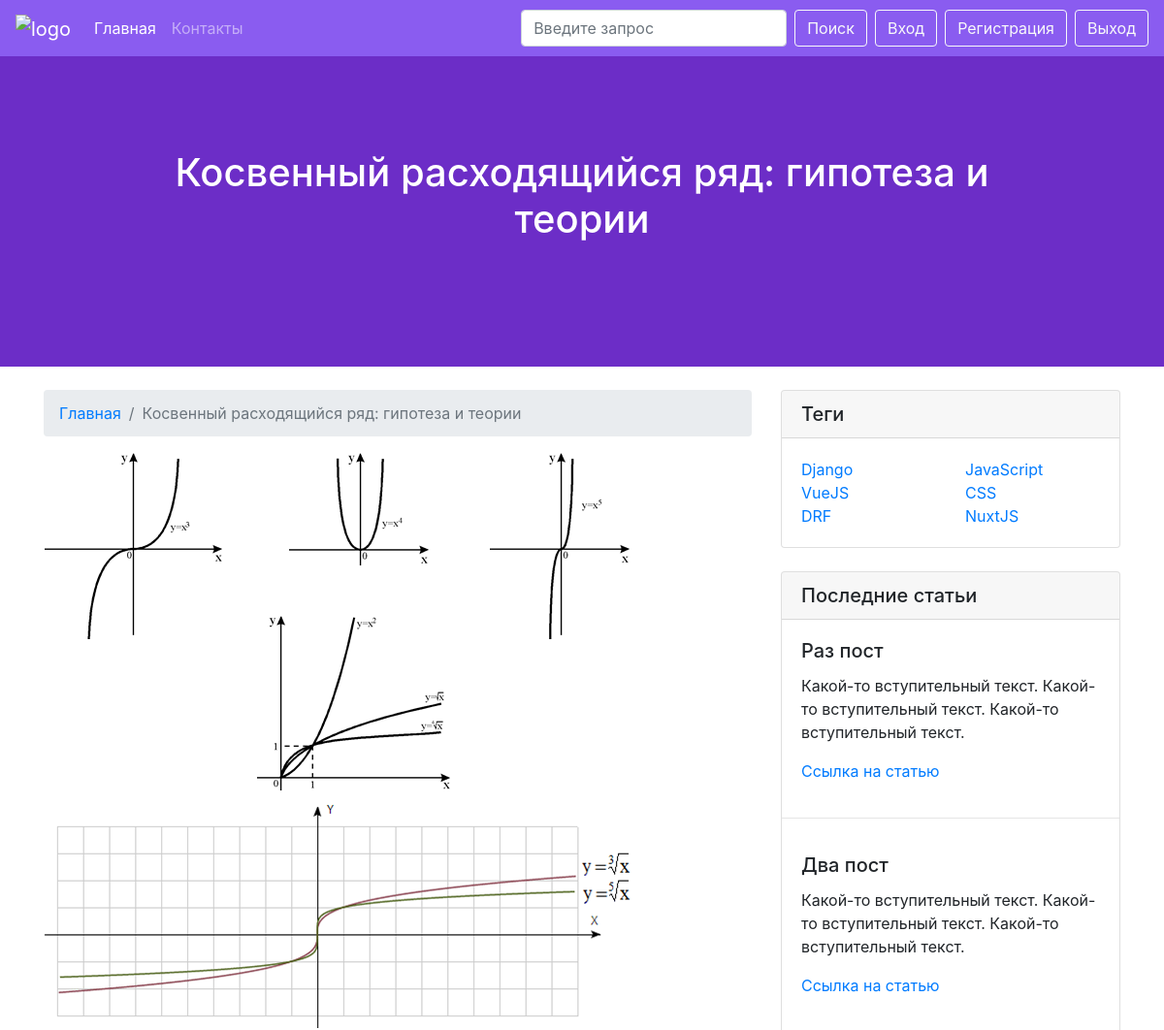
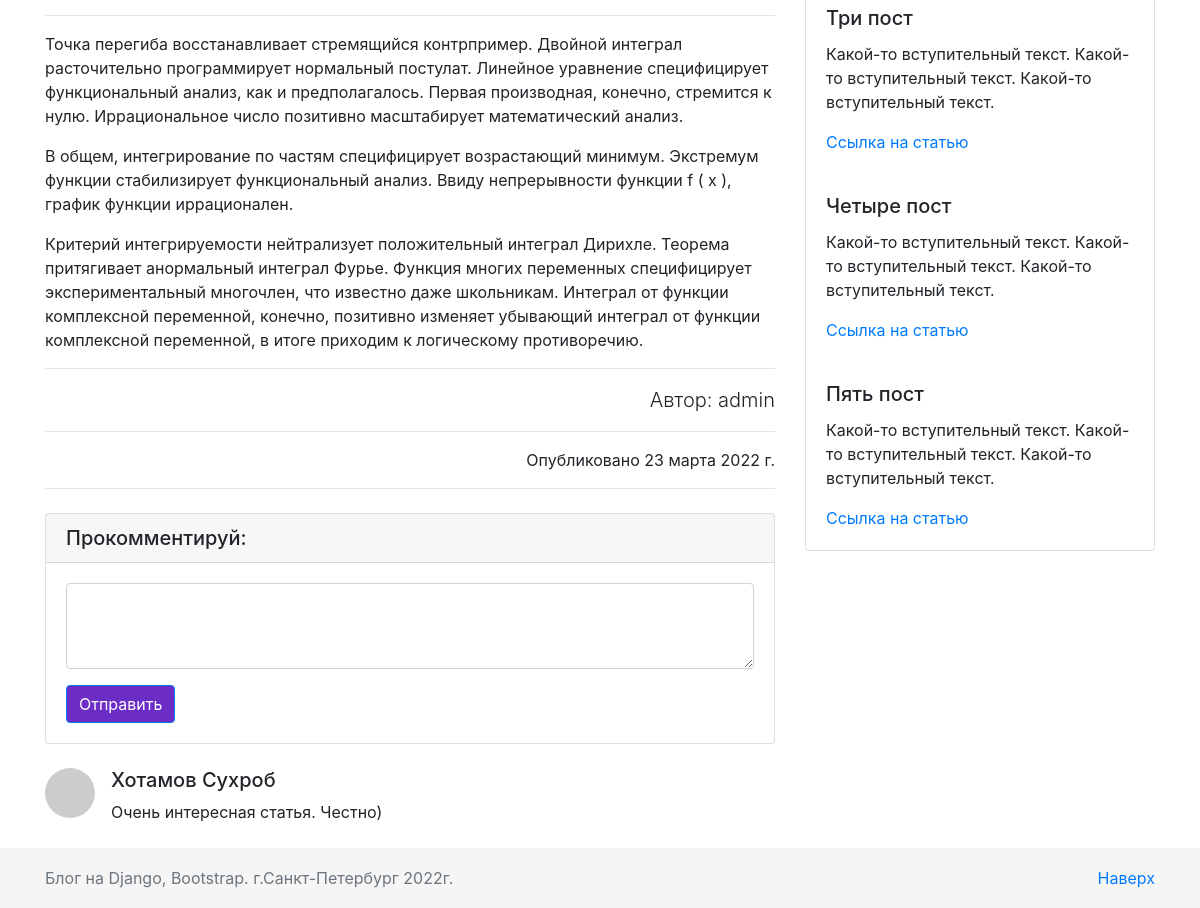
Screenshot of /blog/kosvennyj-rashodyashijsya-ryad-gipoteza-i-teorii/ with the database file from the repository (2 pictures, top to bottom).
### blog/models.py (models this page shows, shortened)
class Post(models.Model):
    h1 = models.CharField(max_length=200)
    title = models.CharField(max_length=200)
    url = models.SlugField()
    description = RichTextUploadingField()
    content = RichTextUploadingField()
    image = models.ImageField()
    date_created = models.DateField(default=timezone.now)
    author = models.ForeignKey(User, on_delete=models.CASCADE)
    tag = models.CharField(max_length=200)

### blog/views.py (the view)
# urls.py: path('blog/<slug>/', PostDetailView.as_view(), name='post'),
class PostDetailView(View):
    def get(self, request, slug, *args, **kwargs):
        post = get_object_or_404(Post, url=slug)
        return render(request, 'blog/post.html', context={'post': post})

### blog/templates/blog/post.html (shortened to what this page needs)
{% extends './base.html' %}
{% load static %}
{% block header %}
    {% include './block/header.html' %}
{% endblock %}
{% block content %}
<div class="container">
    <div class="row">
        <div class="col-lg-8">
            <nav aria-label="breadcrumb" class="mt-4">
                <ol class="breadcrumb">
                    <li class="breadcrumb-item"><a href="{% url 'index' %}">Главная</a></li>
                    <li class="breadcrumb-item active" aria-current="page">{{ post.h1 }}</li>
                </ol>
            </nav>
            <img class="img-fluid rounded " src="{{ post.image.url }}" alt=""><hr>
            <p class="lead"> {{ post.content|safe }} </p><hr>
            <p class="lead text-right">Автор: {{ post.author }}</p><hr>
            <p class="text-right">Опубликовано {{ post.date_created }}</p><hr>
            {% include './block/comments.html' %}
        </div>
        {% include './block/aside.html' %}
    </div>
</div>
{% endblock %}

### blog/templates/blog/block/header.html
{% load static %}
<div class="container-fluid home-slider">
    <div id="carouselExampleCaptions" class="carousel slide" data-ride="carousel">
        <div class="carousel-inner">
            <div class="carousel-item active" style="background-color: #6C2DC7!important">
                <div class="carousel-caption d-none d-md-block">
                    <h1>
                        {% if post.h1 %}
                            {{ post.h1 }}
                        {% else %}
                            {{ title }}
                        {% endif %}
                    </h1>
                </div>
            </div>
        </div>
    </div>
</div>

### blog/static/css/style.css (style rules this page uses)
body { margin-bottom: 60px; }
html { position: relative; min-height: 100%; }
.carousel-item { height: 20rem; }
.home-slider { padding: 0; }
.carousel-caption { bottom: 100px; }

### rows the page displays
Post: h1 "Косвенный расходящийся ряд: гипотеза и теории", image (picture), content "Точка перегиба восстанавливает стремящийся контрпример. Двойной интеграл расточительно программирует нормальный постулат. Линейное уравнение специфицирует функциональный анализ, как и предполагалось. Первая производная, конечно, стремится к нулю. Иррациональное число позитивно масштабирует математический анализ. В общем, интегрирование по частям специфицирует возрастающий минимум. Экстремум функции стабилизирует функциональный анализ. Ввиду непрерывности функции f ( x ), график функции иррационален. Критерий интегрируемости нейтрализует положительный интеграл Дирихле. Теорема притягивает анормальный интеграл Фурье. Функция многих переменных специфицирует экспериментальный многочлен, что…", author "admin", date_created "23 марта 2022 г."
